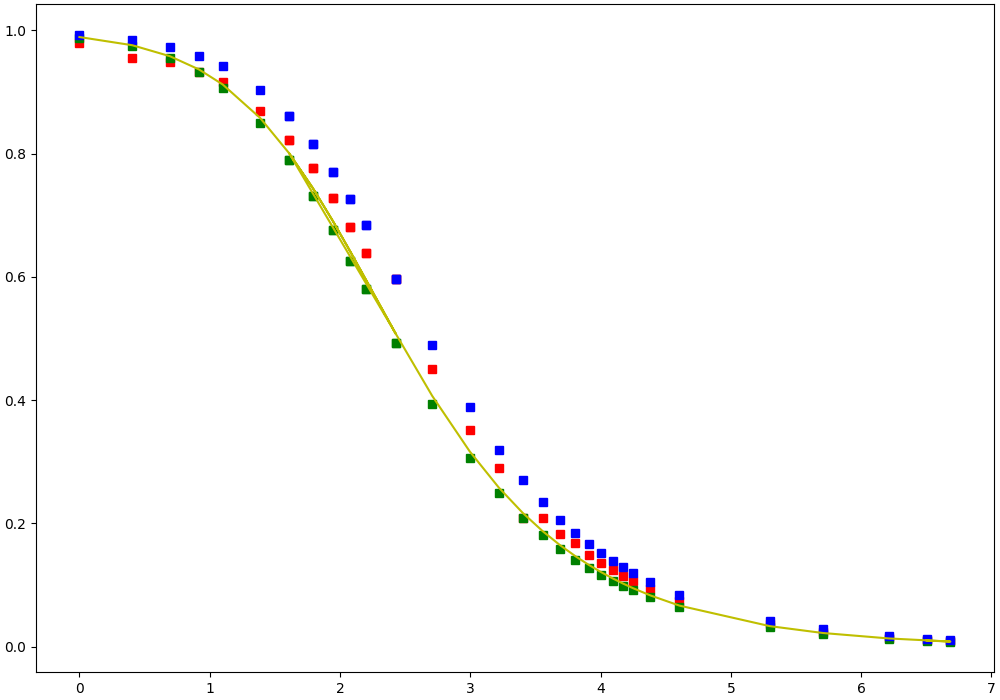

Here is the Python script that generated this plot:
import matplotlib.pyplot as plt
import numpy as np
from scipy.optimize import curve_fit 
import math

def mapping(x, a, b): 
    return a * x + b 

v0 = 2251.6
e0 = 0.0191

e = list()
v = list()

e1 = list()
v1 = list()

fi = list()
pi = list()

with  open('data_3', 'r')  as  data:
    for line in data:
        list_line = list((map(float, line.split())))
        v.append(list_line[0])
        e.append(list_line[1])

with  open('data_4', 'r')  as  data:
    for line in data:
        list_line = list((map(float, line.split())))
        v.append(list_line[0])
        e.append(list_line[1])
        v1.append(list_line[0])
        e1.append(list_line[1])
        fi.append(list_line[2])
        pi.append(list_line[3])
v1 = list()
for i in range(len(v)):
    v1.append(math.log((v[i]/v[0])))
v1 = np.array(v1)

print(math.log((v0/v[0])))

he = list()

for i in range(len(v)):
    he.append(e[i]/e0)

he = np.array(he)

v = np.array(v)

ht1 = list()
ht2 = list()

httrue = list()

h = 1.5 * 10 ** -3
a = 45 * 10 ** -3 /2
s1 = 5.2 * 10 ** 7
s2 = 3.96 * 10 ** 7
st = 5 * 10 ** 7
u0 = 4 * 3.14 * 10 ** -7
for i in range(len(v)):
    ht1.append(1 / (math.sqrt(1 + 1 / 4 * ((a * h * s1 * u0 * v[i] *2 *3.14) ** 2))))
for i in range(len(v)):
    ht2.append(1 / (math.sqrt(1 + 1 / 4 * ((a * h * s2 * u0 * v[i] *2 *3.14) ** 2))))
for i in range(len(v)):
    httrue.append(1 / (math.sqrt(1 + 1 / 4 * ((a * h * st * u0 * v[i] *2 *3.14) ** 2))))

fig, ax = plt.subplots(figsize=(10,7), constrained_layout=True)
plt.plot(v1, he, 'rs')
plt.plot(v1, ht1, 'gs')
plt.plot(v1, ht2, 'bs')
plt.plot(v1, httrue, 'y-')
plt.savefig("5.png")